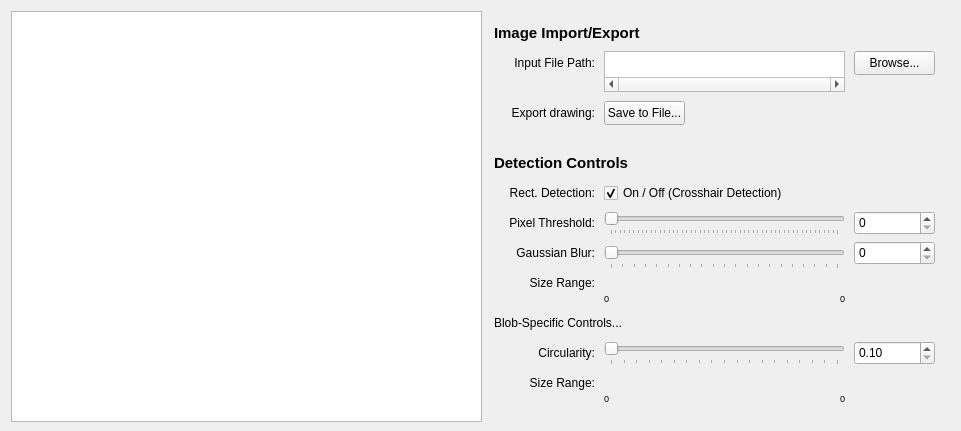
<?xml version="1.0" encoding="UTF-8"?>
<ui version="4.0">
 <class>FeatureFinder</class>
 <widget class="QWidget" name="FeatureFinder">
  <property name="geometry">
   <rect>
    <x>0</x>
    <y>0</y>
    <width>961</width>
    <height>431</height>
   </rect>
  </property>
  <property name="sizePolicy">
   <sizepolicy hsizetype="Ignored" vsizetype="Ignored">
    <horstretch>0</horstretch>
    <verstretch>0</verstretch>
   </sizepolicy>
  </property>
  <property name="minimumSize">
   <size>
    <width>961</width>
    <height>431</height>
   </size>
  </property>
  <property name="windowTitle">
   <string>FeatureFinder</string>
  </property>
  <layout class="QGridLayout" name="gridLayout_2">
   <item row="0" column="2">
    <widget class="QGraphicsView" name="stream_window">
     <property name="sizePolicy">
      <sizepolicy hsizetype="Minimum" vsizetype="Minimum">
       <horstretch>0</horstretch>
       <verstretch>0</verstretch>
      </sizepolicy>
     </property>
     <property name="minimumSize">
      <size>
       <width>471</width>
       <height>411</height>
      </size>
     </property>
     <property name="focusPolicy">
      <enum>Qt::NoFocus</enum>
     </property>
    </widget>
   </item>
   <item row="0" column="3">
    <widget class="QFrame" name="frame">
     <property name="sizePolicy">
      <sizepolicy hsizetype="Minimum" vsizetype="Minimum">
       <horstretch>0</horstretch>
       <verstretch>0</verstretch>
      </sizepolicy>
     </property>
     <property name="minimumSize">
      <size>
       <width>466</width>
       <height>413</height>
      </size>
     </property>
     <property name="autoFillBackground">
      <bool>true</bool>
     </property>
     <property name="frameShape">
      <enum>QFrame::NoFrame</enum>
     </property>
     <property name="frameShadow">
      <enum>QFrame::Raised</enum>
     </property>
     <widget class="QLabel" name="image_paths_header">
      <property name="geometry">
       <rect>
        <x>10</x>
        <y>10</y>
        <width>441</width>
        <height>24</height>
       </rect>
      </property>
      <property name="sizePolicy">
       <sizepolicy hsizetype="Maximum" vsizetype="Fixed">
        <horstretch>0</horstretch>
        <verstretch>0</verstretch>
       </sizepolicy>
      </property>
      <property name="font">
       <font>
        <pointsize>11</pointsize>
        <bold>true</bold>
       </font>
      </property>
      <property name="text">
       <string>Image Import/Export</string>
      </property>
      <property name="alignment">
       <set>Qt::AlignLeading|Qt::AlignLeft|Qt::AlignVCenter</set>
      </property>
     </widget>
     <widget class="QLabel" name="file_path_label">
      <property name="geometry">
       <rect>
        <x>10</x>
        <y>40</y>
        <width>101</width>
        <height>24</height>
       </rect>
      </property>
      <property name="text">
       <string>Input File Path:</string>
      </property>
      <property name="alignment">
       <set>Qt::AlignRight|Qt::AlignTrailing|Qt::AlignVCenter</set>
      </property>
     </widget>
     <widget class="QTextEdit" name="file_path_entry">
      <property name="geometry">
       <rect>
        <x>120</x>
        <y>40</y>
        <width>241</width>
        <height>41</height>
       </rect>
      </property>
      <property name="sizePolicy">
       <sizepolicy hsizetype="Expanding" vsizetype="Expanding">
        <horstretch>0</horstretch>
        <verstretch>0</verstretch>
       </sizepolicy>
      </property>
      <property name="toolTip">
       <string>Path to input file </string>
      </property>
      <property name="frameShape">
       <enum>QFrame::StyledPanel</enum>
      </property>
      <property name="frameShadow">
       <enum>QFrame::Plain</enum>
      </property>
      <property name="lineWidth">
       <number>1</number>
      </property>
      <property name="midLineWidth">
       <number>0</number>
      </property>
      <property name="verticalScrollBarPolicy">
       <enum>Qt::ScrollBarAlwaysOff</enum>
      </property>
      <property name="horizontalScrollBarPolicy">
       <enum>Qt::ScrollBarAlwaysOn</enum>
      </property>
      <property name="lineWrapMode">
       <enum>QTextEdit::NoWrap</enum>
      </property>
     </widget>
     <widget class="QPushButton" name="file_path_browse_button">
      <property name="geometry">
       <rect>
        <x>370</x>
        <y>40</y>
        <width>81</width>
        <height>24</height>
       </rect>
      </property>
      <property name="toolTip">
       <string>Path browser for input file </string>
      </property>
      <property name="text">
       <string>Browse...</string>
      </property>
     </widget>
     <widget class="QPushButton" name="save_image_button">
      <property name="geometry">
       <rect>
        <x>120</x>
        <y>90</y>
        <width>81</width>
        <height>24</height>
       </rect>
      </property>
      <property name="toolTip">
       <string>Save the displayed image to provided path</string>
      </property>
      <property name="text">
       <string>Save to File...</string>
      </property>
     </widget>
     <widget class="QLabel" name="file_path_label_2">
      <property name="geometry">
       <rect>
        <x>10</x>
        <y>90</y>
        <width>101</width>
        <height>24</height>
       </rect>
      </property>
      <property name="text">
       <string>Export drawing:</string>
      </property>
      <property name="alignment">
       <set>Qt::AlignRight|Qt::AlignTrailing|Qt::AlignVCenter</set>
      </property>
     </widget>
     <widget class="QLabel" name="detection_controls_header">
      <property name="geometry">
       <rect>
        <x>10</x>
        <y>140</y>
        <width>441</width>
        <height>24</height>
       </rect>
      </property>
      <property name="sizePolicy">
       <sizepolicy hsizetype="Maximum" vsizetype="Fixed">
        <horstretch>0</horstretch>
        <verstretch>0</verstretch>
       </sizepolicy>
      </property>
      <property name="font">
       <font>
        <pointsize>11</pointsize>
        <bold>true</bold>
       </font>
      </property>
      <property name="text">
       <string>Detection Controls</string>
      </property>
      <property name="alignment">
       <set>Qt::AlignLeading|Qt::AlignLeft|Qt::AlignVCenter</set>
      </property>
     </widget>
     <widget class="QLabel" name="rect_detection_label">
      <property name="geometry">
       <rect>
        <x>10</x>
        <y>170</y>
        <width>101</width>
        <height>24</height>
       </rect>
      </property>
      <property name="text">
       <string>Rect. Detection:</string>
      </property>
      <property name="alignment">
       <set>Qt::AlignRight|Qt::AlignTrailing|Qt::AlignVCenter</set>
      </property>
     </widget>
     <widget class="QCheckBox" name="crosshair_detection_check">
      <property name="geometry">
       <rect>
        <x>120</x>
        <y>170</y>
        <width>201</width>
        <height>24</height>
       </rect>
      </property>
      <property name="toolTip">
       <string>Turning OFF rect. detection will toggle ON crosshair detection</string>
      </property>
      <property name="text">
       <string>On / Off (Crosshair Detection)</string>
      </property>
      <property name="checked">
       <bool>true</bool>
      </property>
     </widget>
     <widget class="QLabel" name="threshold_label">
      <property name="geometry">
       <rect>
        <x>10</x>
        <y>200</y>
        <width>101</width>
        <height>24</height>
       </rect>
      </property>
      <property name="text">
       <string>Pixel Threshold:</string>
      </property>
      <property name="alignment">
       <set>Qt::AlignRight|Qt::AlignTrailing|Qt::AlignVCenter</set>
      </property>
     </widget>
     <widget class="QSlider" name="threshold_slider">
      <property name="geometry">
       <rect>
        <x>120</x>
        <y>200</y>
        <width>241</width>
        <height>24</height>
       </rect>
      </property>
      <property name="toolTip">
       <string>Threshold value for edge detection</string>
      </property>
      <property name="maximum">
       <number>255</number>
      </property>
      <property name="singleStep">
       <number>1</number>
      </property>
      <property name="orientation">
       <enum>Qt::Horizontal</enum>
      </property>
      <property name="tickPosition">
       <enum>QSlider::TicksBelow</enum>
      </property>
      <property name="tickInterval">
       <number>5</number>
      </property>
     </widget>
     <widget class="QSpinBox" name="threshold_spin">
      <property name="geometry">
       <rect>
        <x>370</x>
        <y>200</y>
        <width>81</width>
        <height>24</height>
       </rect>
      </property>
      <property name="toolTip">
       <string>Threshold value for edge detection</string>
      </property>
      <property name="maximum">
       <number>255</number>
      </property>
      <property name="singleStep">
       <number>1</number>
      </property>
     </widget>
     <widget class="QLabel" name="gauss_blur_label">
      <property name="geometry">
       <rect>
        <x>10</x>
        <y>230</y>
        <width>101</width>
        <height>24</height>
       </rect>
      </property>
      <property name="text">
       <string>Gaussian Blur:</string>
      </property>
      <property name="alignment">
       <set>Qt::AlignRight|Qt::AlignTrailing|Qt::AlignVCenter</set>
      </property>
     </widget>
     <widget class="QSlider" name="gauss_blur_slider">
      <property name="geometry">
       <rect>
        <x>120</x>
        <y>234</y>
        <width>241</width>
        <height>24</height>
       </rect>
      </property>
      <property name="toolTip">
       <string>Gaussian blur kernel size</string>
      </property>
      <property name="maximum">
       <number>500</number>
      </property>
      <property name="singleStep">
       <number>1</number>
      </property>
      <property name="value">
       <number>1</number>
      </property>
      <property name="orientation">
       <enum>Qt::Horizontal</enum>
      </property>
      <property name="tickPosition">
       <enum>QSlider::TicksBelow</enum>
      </property>
      <property name="tickInterval">
       <number>25</number>
      </property>
     </widget>
     <widget class="QSpinBox" name="gauss_blur_spin">
      <property name="geometry">
       <rect>
        <x>370</x>
        <y>230</y>
        <width>81</width>
        <height>24</height>
       </rect>
      </property>
      <property name="toolTip">
       <string>Gaussian blur kernel size</string>
      </property>
      <property name="maximum">
       <number>500</number>
      </property>
      <property name="singleStep">
       <number>1</number>
      </property>
     </widget>
     <widget class="QLabel" name="feature_size_label">
      <property name="geometry">
       <rect>
        <x>10</x>
        <y>260</y>
        <width>101</width>
        <height>24</height>
       </rect>
      </property>
      <property name="text">
       <string>Size Range:</string>
      </property>
      <property name="alignment">
       <set>Qt::AlignRight|Qt::AlignTrailing|Qt::AlignVCenter</set>
      </property>
     </widget>
     <widget class="QWidget" name="horizontalLayoutWidget_2">
      <property name="geometry">
       <rect>
        <x>120</x>
        <y>261</y>
        <width>241</width>
        <height>20</height>
       </rect>
      </property>
      <layout class="QHBoxLayout" name="feature_size_range_slider"/>
     </widget>
     <widget class="QLabel" name="feature_size_min">
      <property name="geometry">
       <rect>
        <x>120</x>
        <y>280</y>
        <width>101</width>
        <height>14</height>
       </rect>
      </property>
      <property name="font">
       <font>
        <pointsize>7</pointsize>
       </font>
      </property>
      <property name="text">
       <string>0</string>
      </property>
     </widget>
     <widget class="QLabel" name="feature_size_max">
      <property name="geometry">
       <rect>
        <x>260</x>
        <y>280</y>
        <width>101</width>
        <height>14</height>
       </rect>
      </property>
      <property name="font">
       <font>
        <pointsize>7</pointsize>
       </font>
      </property>
      <property name="text">
       <string>0</string>
      </property>
      <property name="alignment">
       <set>Qt::AlignRight|Qt::AlignTrailing|Qt::AlignVCenter</set>
      </property>
     </widget>
     <widget class="QLabel" name="detection_controls_header_2">
      <property name="geometry">
       <rect>
        <x>10</x>
        <y>300</y>
        <width>441</width>
        <height>24</height>
       </rect>
      </property>
      <property name="sizePolicy">
       <sizepolicy hsizetype="Maximum" vsizetype="Fixed">
        <horstretch>0</horstretch>
        <verstretch>0</verstretch>
       </sizepolicy>
      </property>
      <property name="font">
       <font>
        <pointsize>9</pointsize>
        <bold>false</bold>
       </font>
      </property>
      <property name="text">
       <string>Blob-Specific Controls...</string>
      </property>
      <property name="alignment">
       <set>Qt::AlignLeading|Qt::AlignLeft|Qt::AlignVCenter</set>
      </property>
     </widget>
     <widget class="QLabel" name="circularity_label">
      <property name="geometry">
       <rect>
        <x>10</x>
        <y>330</y>
        <width>101</width>
        <height>24</height>
       </rect>
      </property>
      <property name="text">
       <string>Circularity:</string>
      </property>
      <property name="alignment">
       <set>Qt::AlignRight|Qt::AlignTrailing|Qt::AlignVCenter</set>
      </property>
     </widget>
     <widget class="QSlider" name="circularity_slider">
      <property name="geometry">
       <rect>
        <x>120</x>
        <y>330</y>
        <width>241</width>
        <height>24</height>
       </rect>
      </property>
      <property name="toolTip">
       <string>The closer to 1, the more "perfect" the circle is</string>
      </property>
      <property name="minimum">
       <number>10</number>
      </property>
      <property name="maximum">
       <number>100</number>
      </property>
      <property name="singleStep">
       <number>1</number>
      </property>
      <property name="orientation">
       <enum>Qt::Horizontal</enum>
      </property>
      <property name="tickPosition">
       <enum>QSlider::TicksBelow</enum>
      </property>
      <property name="tickInterval">
       <number>5</number>
      </property>
     </widget>
     <widget class="QDoubleSpinBox" name="circularity_spin">
      <property name="geometry">
       <rect>
        <x>370</x>
        <y>330</y>
        <width>81</width>
        <height>24</height>
       </rect>
      </property>
      <property name="toolTip">
       <string>The closer to 1, the more "perfect" the circle is</string>
      </property>
      <property name="minimum">
       <double>0.100000000000000</double>
      </property>
      <property name="maximum">
       <double>1.000000000000000</double>
      </property>
      <property name="singleStep">
       <double>0.100000000000000</double>
      </property>
     </widget>
     <widget class="QLabel" name="blob_size_label">
      <property name="geometry">
       <rect>
        <x>10</x>
        <y>360</y>
        <width>101</width>
        <height>24</height>
       </rect>
      </property>
      <property name="text">
       <string>Size Range:</string>
      </property>
      <property name="alignment">
       <set>Qt::AlignRight|Qt::AlignTrailing|Qt::AlignVCenter</set>
      </property>
     </widget>
     <widget class="QWidget" name="horizontalLayoutWidget">
      <property name="geometry">
       <rect>
        <x>120</x>
        <y>361</y>
        <width>241</width>
        <height>20</height>
       </rect>
      </property>
      <layout class="QHBoxLayout" name="blob_size_range_slider">
       <property name="sizeConstraint">
        <enum>QLayout::SetDefaultConstraint</enum>
       </property>
      </layout>
     </widget>
     <widget class="QLabel" name="blob_size_min">
      <property name="geometry">
       <rect>
        <x>120</x>
        <y>380</y>
        <width>101</width>
        <height>14</height>
       </rect>
      </property>
      <property name="font">
       <font>
        <pointsize>7</pointsize>
       </font>
      </property>
      <property name="text">
       <string>0</string>
      </property>
     </widget>
     <widget class="QLabel" name="blob_size_max">
      <property name="geometry">
       <rect>
        <x>260</x>
        <y>380</y>
        <width>101</width>
        <height>14</height>
       </rect>
      </property>
      <property name="font">
       <font>
        <pointsize>7</pointsize>
       </font>
      </property>
      <property name="text">
       <string>0</string>
      </property>
      <property name="alignment">
       <set>Qt::AlignRight|Qt::AlignTrailing|Qt::AlignVCenter</set>
      </property>
     </widget>
    </widget>
   </item>
  </layout>
 </widget>
 <resources/>
 <connections/>
</ui>
